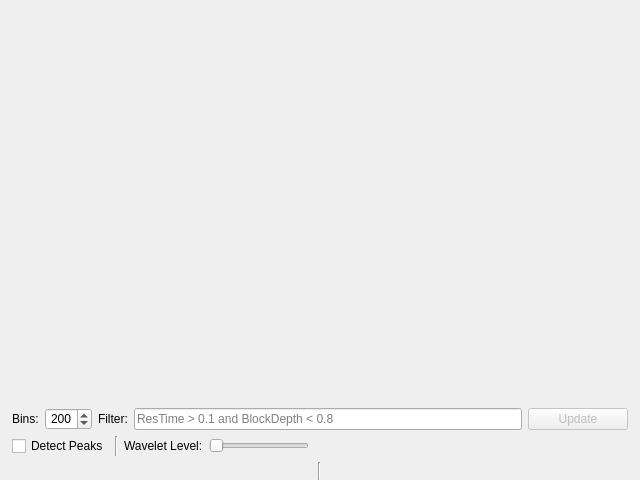
<?xml version="1.0" encoding="UTF-8"?>
<ui version="4.0">
 <class>Dialog</class>
 <widget class="QDialog" name="Dialog">
  <property name="geometry">
   <rect>
    <x>0</x>
    <y>0</y>
    <width>640</width>
    <height>480</height>
   </rect>
  </property>
  <property name="minimumSize">
   <size>
    <width>640</width>
    <height>480</height>
   </size>
  </property>
  <property name="windowTitle">
   <string>Blockade Depth Histogram</string>
  </property>
  <property name="sizeGripEnabled">
   <bool>false</bool>
  </property>
  <layout class="QVBoxLayout" name="verticalLayout">
   <property name="leftMargin">
    <number>0</number>
   </property>
   <property name="rightMargin">
    <number>0</number>
   </property>
   <property name="bottomMargin">
    <number>0</number>
   </property>
   <item>
    <widget class="MplWidget" name="mpl_hist" native="true">
     <property name="sizePolicy">
      <sizepolicy hsizetype="Expanding" vsizetype="MinimumExpanding">
       <horstretch>0</horstretch>
       <verstretch>0</verstretch>
      </sizepolicy>
     </property>
     <property name="minimumSize">
      <size>
       <width>0</width>
       <height>200</height>
      </size>
     </property>
    </widget>
   </item>
   <item>
    <layout class="QHBoxLayout" name="horizontalLayout">
     <property name="leftMargin">
      <number>12</number>
     </property>
     <property name="rightMargin">
      <number>12</number>
     </property>
     <item>
      <widget class="QLabel" name="queryLabel_2">
       <property name="maximumSize">
        <size>
         <width>30</width>
         <height>16777215</height>
        </size>
       </property>
       <property name="text">
        <string>Bins:</string>
       </property>
      </widget>
     </item>
     <item>
      <widget class="QSpinBox" name="binsSpinBox">
       <property name="minimumSize">
        <size>
         <width>0</width>
         <height>22</height>
        </size>
       </property>
       <property name="maximumSize">
        <size>
         <width>75</width>
         <height>22</height>
        </size>
       </property>
       <property name="alignment">
        <set>Qt::AlignRight|Qt::AlignTrailing|Qt::AlignVCenter</set>
       </property>
       <property name="maximum">
        <number>999</number>
       </property>
       <property name="value">
        <number>200</number>
       </property>
      </widget>
     </item>
     <item>
      <widget class="QLabel" name="queryLabel">
       <property name="text">
        <string>Filter:</string>
       </property>
      </widget>
     </item>
     <item>
      <widget class="autocompleteedit" name="sqlQueryLineEdit">
       <property name="minimumSize">
        <size>
         <width>350</width>
         <height>22</height>
        </size>
       </property>
       <property name="placeholderText">
        <string>ResTime &gt; 0.1 and BlockDepth &lt; 0.8</string>
       </property>
      </widget>
     </item>
     <item>
      <widget class="QPushButton" name="updateButton">
       <property name="enabled">
        <bool>false</bool>
       </property>
       <property name="minimumSize">
        <size>
         <width>100</width>
         <height>0</height>
        </size>
       </property>
       <property name="maximumSize">
        <size>
         <width>87</width>
         <height>16777215</height>
        </size>
       </property>
       <property name="text">
        <string>Update</string>
       </property>
      </widget>
     </item>
    </layout>
   </item>
   <item>
    <layout class="QHBoxLayout" name="horizontalLayout_2">
     <property name="leftMargin">
      <number>12</number>
     </property>
     <property name="rightMargin">
      <number>12</number>
     </property>
     <item>
      <widget class="QCheckBox" name="peakDetectCheckBox">
       <property name="enabled">
        <bool>true</bool>
       </property>
       <property name="maximumSize">
        <size>
         <width>110</width>
         <height>16777215</height>
        </size>
       </property>
       <property name="text">
        <string>Detect Peaks</string>
       </property>
      </widget>
     </item>
     <item>
      <widget class="Line" name="line">
       <property name="orientation">
        <enum>Qt::Vertical</enum>
       </property>
      </widget>
     </item>
     <item>
      <widget class="QLabel" name="label_2">
       <property name="maximumSize">
        <size>
         <width>90</width>
         <height>16777215</height>
        </size>
       </property>
       <property name="text">
        <string>Wavelet Level:</string>
       </property>
      </widget>
     </item>
     <item>
      <widget class="QSlider" name="levelHorizontalSlider">
       <property name="enabled">
        <bool>false</bool>
       </property>
       <property name="minimumSize">
        <size>
         <width>100</width>
         <height>0</height>
        </size>
       </property>
       <property name="maximumSize">
        <size>
         <width>100</width>
         <height>16777215</height>
        </size>
       </property>
       <property name="minimum">
        <number>2</number>
       </property>
       <property name="maximum">
        <number>25</number>
       </property>
       <property name="orientation">
        <enum>Qt::Horizontal</enum>
       </property>
      </widget>
     </item>
     <item>
      <spacer name="horizontalSpacer">
       <property name="orientation">
        <enum>Qt::Horizontal</enum>
       </property>
       <property name="sizeHint" stdset="0">
        <size>
         <width>40</width>
         <height>20</height>
        </size>
       </property>
      </spacer>
     </item>
    </layout>
   </item>
   <item>
    <layout class="QHBoxLayout" name="statusBarHorizontalLayout" stretch="0,0,0,0,1">
     <property name="leftMargin">
      <number>0</number>
     </property>
     <property name="rightMargin">
      <number>0</number>
     </property>
     <item>
      <spacer name="horizontalSpacer_2">
       <property name="orientation">
        <enum>Qt::Horizontal</enum>
       </property>
       <property name="sizeType">
        <enum>QSizePolicy::Fixed</enum>
       </property>
       <property name="sizeHint" stdset="0">
        <size>
         <width>12</width>
         <height>18</height>
        </size>
       </property>
      </spacer>
     </item>
     <item>
      <widget class="QLabel" name="peakLabel">
       <property name="sizePolicy">
        <sizepolicy hsizetype="Expanding" vsizetype="Preferred">
         <horstretch>50</horstretch>
         <verstretch>0</verstretch>
        </sizepolicy>
       </property>
       <property name="minimumSize">
        <size>
         <width>300</width>
         <height>18</height>
        </size>
       </property>
       <property name="maximumSize">
        <size>
         <width>300</width>
         <height>18</height>
        </size>
       </property>
       <property name="font">
        <font>
         <family>Helvetica</family>
         <pointsize>12</pointsize>
        </font>
       </property>
       <property name="frameShape">
        <enum>QFrame::NoFrame</enum>
       </property>
       <property name="frameShadow">
        <enum>QFrame::Sunken</enum>
       </property>
       <property name="text">
        <string/>
       </property>
      </widget>
     </item>
     <item>
      <widget class="Line" name="statusbarLine">
       <property name="orientation">
        <enum>Qt::Vertical</enum>
       </property>
      </widget>
     </item>
     <item>
      <spacer name="horizontalSpacer_3">
       <property name="orientation">
        <enum>Qt::Horizontal</enum>
       </property>
       <property name="sizeType">
        <enum>QSizePolicy::Fixed</enum>
       </property>
       <property name="sizeHint" stdset="0">
        <size>
         <width>12</width>
         <height>18</height>
        </size>
       </property>
      </spacer>
     </item>
     <item>
      <widget class="QLabel" name="errorLabel">
       <property name="sizePolicy">
        <sizepolicy hsizetype="Expanding" vsizetype="Preferred">
         <horstretch>50</horstretch>
         <verstretch>0</verstretch>
        </sizepolicy>
       </property>
       <property name="minimumSize">
        <size>
         <width>300</width>
         <height>18</height>
        </size>
       </property>
       <property name="maximumSize">
        <size>
         <width>16777215</width>
         <height>18</height>
        </size>
       </property>
       <property name="font">
        <font>
         <family>Helvetica</family>
         <pointsize>12</pointsize>
        </font>
       </property>
       <property name="frameShape">
        <enum>QFrame::NoFrame</enum>
       </property>
       <property name="frameShadow">
        <enum>QFrame::Sunken</enum>
       </property>
       <property name="text">
        <string/>
       </property>
      </widget>
     </item>
    </layout>
   </item>
  </layout>
 </widget>
 <customwidgets>
  <customwidget>
   <class>MplWidget</class>
   <extends>QWidget</extends>
   <header>mosaicgui.mplwidget</header>
   <container>1</container>
  </customwidget>
  <customwidget>
   <class>autocompleteedit</class>
   <extends>QLineEdit</extends>
   <header>mosaicgui.autocompleteedit</header>
  </customwidget>
 </customwidgets>
 <tabstops>
  <tabstop>updateButton</tabstop>
  <tabstop>sqlQueryLineEdit</tabstop>
 </tabstops>
 <resources/>
 <connections>
  <connection>
   <sender>sqlQueryLineEdit</sender>
   <signal>returnPressed()</signal>
   <receiver>updateButton</receiver>
   <slot>click()</slot>
   <hints>
    <hint type="sourcelabel">
     <x>408</x>
     <y>451</y>
    </hint>
    <hint type="destinationlabel">
     <x>491</x>
     <y>447</y>
    </hint>
   </hints>
  </connection>
  <connection>
   <sender>peakDetectCheckBox</sender>
   <signal>clicked(bool)</signal>
   <receiver>levelHorizontalSlider</receiver>
   <slot>setEnabled(bool)</slot>
   <hints>
    <hint type="sourcelabel">
     <x>216</x>
     <y>497</y>
    </hint>
    <hint type="destinationlabel">
     <x>260</x>
     <y>491</y>
    </hint>
   </hints>
  </connection>
 </connections>
</ui>
